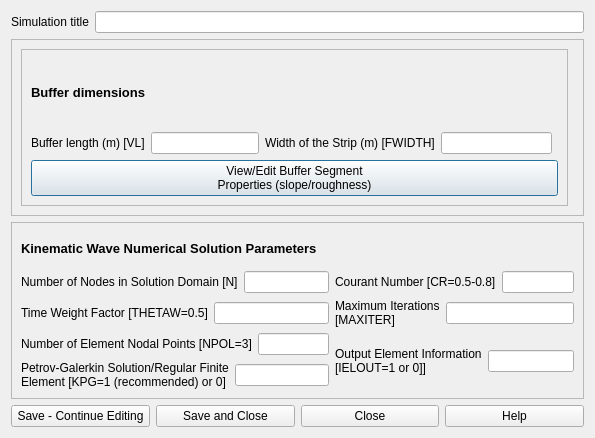
<?xml version="1.0" encoding="UTF-8"?>
<ui version="4.0">
 <class>Dialog</class>
 <widget class="QDialog" name="Dialog">
  <property name="geometry">
   <rect>
    <x>0</x>
    <y>0</y>
    <width>595</width>
    <height>438</height>
   </rect>
  </property>
  <property name="windowTitle">
   <string>Dialog</string>
  </property>
  <layout class="QGridLayout" name="gridLayout_4">
   <item row="1" column="0">
    <widget class="QFrame" name="frame">
     <property name="frameShape">
      <enum>QFrame::StyledPanel</enum>
     </property>
     <property name="frameShadow">
      <enum>QFrame::Raised</enum>
     </property>
     <layout class="QGridLayout" name="gridLayout">
      <item row="0" column="0">
       <widget class="QFrame" name="frame_2">
        <property name="frameShape">
         <enum>QFrame::StyledPanel</enum>
        </property>
        <property name="frameShadow">
         <enum>QFrame::Raised</enum>
        </property>
        <layout class="QGridLayout" name="gridLayout_2">
         <item row="2" column="0" colspan="2">
          <widget class="QPushButton" name="edit_segment">
           <property name="text">
            <string>View/Edit Buffer Segment 
Properties (slope/roughness)</string>
           </property>
          </widget>
         </item>
         <item row="1" column="0">
          <layout class="QHBoxLayout" name="horizontalLayout_3">
           <item>
            <layout class="QHBoxLayout" name="horizontalLayout_2">
             <item>
              <widget class="QLabel" name="label_2">
               <property name="text">
                <string>Buffer length (m) [VL]</string>
               </property>
              </widget>
             </item>
             <item>
              <widget class="QLineEdit" name="length"/>
             </item>
            </layout>
           </item>
           <item>
            <widget class="QLabel" name="label_3">
             <property name="text">
              <string>Width of the Strip (m) [FWIDTH]</string>
             </property>
            </widget>
           </item>
           <item>
            <widget class="QLineEdit" name="width"/>
           </item>
          </layout>
         </item>
         <item row="0" column="0">
          <widget class="QLabel" name="label_12">
           <property name="font">
            <font>
             <pointsize>10</pointsize>
             <weight>75</weight>
             <bold>true</bold>
            </font>
           </property>
           <property name="text">
            <string>Buffer dimensions</string>
           </property>
          </widget>
         </item>
        </layout>
       </widget>
      </item>
      <item row="0" column="1">
       <widget class="QFrame" name="frame_3">
        <property name="frameShape">
         <enum>QFrame::StyledPanel</enum>
        </property>
        <property name="frameShadow">
         <enum>QFrame::Raised</enum>
        </property>
       </widget>
      </item>
     </layout>
    </widget>
   </item>
   <item row="2" column="0">
    <widget class="QFrame" name="frame_4">
     <property name="frameShape">
      <enum>QFrame::StyledPanel</enum>
     </property>
     <property name="frameShadow">
      <enum>QFrame::Raised</enum>
     </property>
     <layout class="QGridLayout" name="gridLayout_3">
      <item row="1" column="1">
       <layout class="QHBoxLayout" name="horizontalLayout_8">
        <item>
         <widget class="QLabel" name="label_8">
          <property name="text">
           <string>Courant Number [CR=0.5-0.8]</string>
          </property>
         </widget>
        </item>
        <item>
         <widget class="QLineEdit" name="courant"/>
        </item>
       </layout>
      </item>
      <item row="4" column="0">
       <layout class="QHBoxLayout" name="horizontalLayout_7">
        <item>
         <widget class="QLabel" name="label_7">
          <property name="text">
           <string>Petrov-Galerkin Solution/Regular Finite
Element [KPG=1 (recommended) or 0]</string>
          </property>
         </widget>
        </item>
        <item>
         <widget class="QLineEdit" name="petrov"/>
        </item>
       </layout>
      </item>
      <item row="1" column="0">
       <layout class="QHBoxLayout" name="horizontalLayout_4">
        <item>
         <widget class="QLabel" name="label_4">
          <property name="text">
           <string>Number of Nodes in Solution Domain [N]</string>
          </property>
         </widget>
        </item>
        <item>
         <widget class="QLineEdit" name="nodes"/>
        </item>
       </layout>
      </item>
      <item row="3" column="0">
       <layout class="QHBoxLayout" name="horizontalLayout_6">
        <item>
         <widget class="QLabel" name="label_6">
          <property name="text">
           <string>Number of Element Nodal Points [NPOL=3]</string>
          </property>
         </widget>
        </item>
        <item>
         <widget class="QLineEdit" name="nodal"/>
        </item>
       </layout>
      </item>
      <item row="3" column="1" rowspan="2">
       <layout class="QHBoxLayout" name="horizontalLayout_11">
        <item>
         <widget class="QLabel" name="label_11">
          <property name="text">
           <string>Output Element Information 
[IELOUT=1 or 0]]</string>
          </property>
         </widget>
        </item>
        <item>
         <widget class="QLineEdit" name="output"/>
        </item>
       </layout>
      </item>
      <item row="2" column="0">
       <layout class="QHBoxLayout" name="horizontalLayout_5">
        <item>
         <widget class="QLabel" name="label_5">
          <property name="text">
           <string>Time Weight Factor [THETAW=0.5]</string>
          </property>
         </widget>
        </item>
        <item>
         <widget class="QLineEdit" name="time"/>
        </item>
       </layout>
      </item>
      <item row="2" column="1">
       <layout class="QHBoxLayout" name="horizontalLayout_9">
        <item>
         <widget class="QLabel" name="label_9">
          <property name="text">
           <string>Maximum Iterations
[MAXITER]</string>
          </property>
         </widget>
        </item>
        <item>
         <widget class="QLineEdit" name="maximum"/>
        </item>
       </layout>
      </item>
      <item row="0" column="0">
       <widget class="QLabel" name="label_13">
        <property name="font">
         <font>
          <pointsize>10</pointsize>
          <weight>75</weight>
          <bold>true</bold>
         </font>
        </property>
        <property name="text">
         <string>Kinematic Wave Numerical Solution Parameters</string>
        </property>
       </widget>
      </item>
     </layout>
    </widget>
   </item>
   <item row="0" column="0">
    <layout class="QHBoxLayout" name="horizontalLayout">
     <item>
      <widget class="QLabel" name="label">
       <property name="text">
        <string>Simulation title</string>
       </property>
      </widget>
     </item>
     <item>
      <widget class="QLineEdit" name="simulation_title"/>
     </item>
    </layout>
   </item>
   <item row="3" column="0">
    <layout class="QHBoxLayout" name="horizontalLayout_12">
     <item>
      <widget class="QPushButton" name="save_continue">
       <property name="text">
        <string>Save - Continue Editing</string>
       </property>
      </widget>
     </item>
     <item>
      <widget class="QPushButton" name="save_close">
       <property name="text">
        <string>Save and Close</string>
       </property>
      </widget>
     </item>
     <item>
      <widget class="QPushButton" name="close_dialog">
       <property name="text">
        <string>Close</string>
       </property>
      </widget>
     </item>
     <item>
      <widget class="QPushButton" name="pushButton">
       <property name="text">
        <string>Help</string>
       </property>
      </widget>
     </item>
    </layout>
   </item>
  </layout>
 </widget>
 <resources/>
 <connections/>
</ui>
